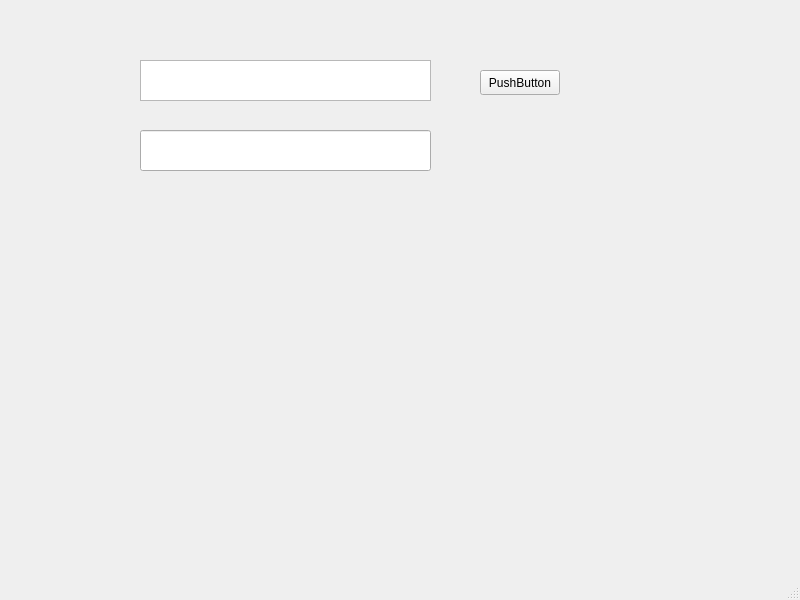
<?xml version="1.0" encoding="UTF-8"?>
<ui version="4.0">
 <class>MainWindow</class>
 <widget class="QMainWindow" name="MainWindow">
  <property name="geometry">
   <rect>
    <x>0</x>
    <y>0</y>
    <width>800</width>
    <height>600</height>
   </rect>
  </property>
  <property name="windowTitle">
   <string>MainWindow</string>
  </property>
  <widget class="QWidget" name="centralwidget">
   <widget class="QTextEdit" name="textEdit">
    <property name="geometry">
     <rect>
      <x>140</x>
      <y>60</y>
      <width>291</width>
      <height>41</height>
     </rect>
    </property>
   </widget>
   <widget class="QLineEdit" name="lineEdit">
    <property name="geometry">
     <rect>
      <x>140</x>
      <y>130</y>
      <width>291</width>
      <height>41</height>
     </rect>
    </property>
   </widget>
   <widget class="QPushButton" name="pushButton">
    <property name="geometry">
     <rect>
      <x>480</x>
      <y>70</y>
      <width>80</width>
      <height>25</height>
     </rect>
    </property>
    <property name="text">
     <string>PushButton</string>
    </property>
   </widget>
  </widget>
  <widget class="QMenuBar" name="menubar">
   <property name="geometry">
    <rect>
     <x>0</x>
     <y>0</y>
     <width>800</width>
     <height>22</height>
    </rect>
   </property>
  </widget>
  <widget class="QStatusBar" name="statusbar"/>
 </widget>
 <resources/>
 <connections/>
</ui>
